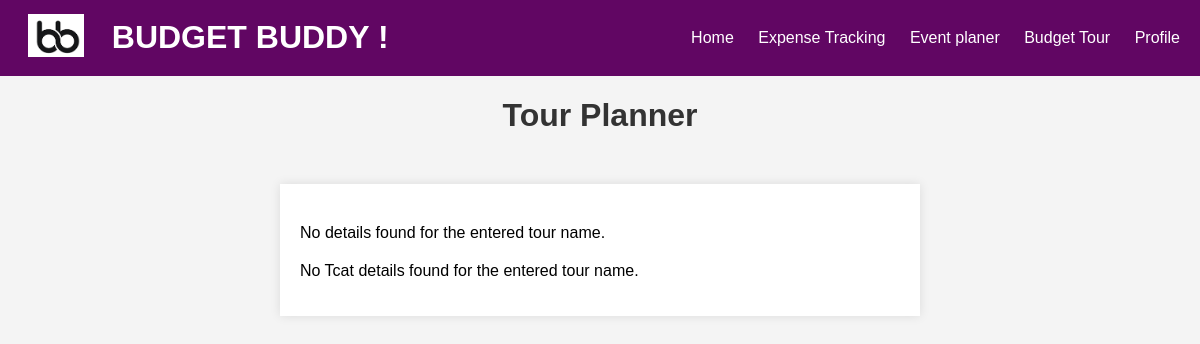
Before: /maintour/btyu1/ with the older database file.
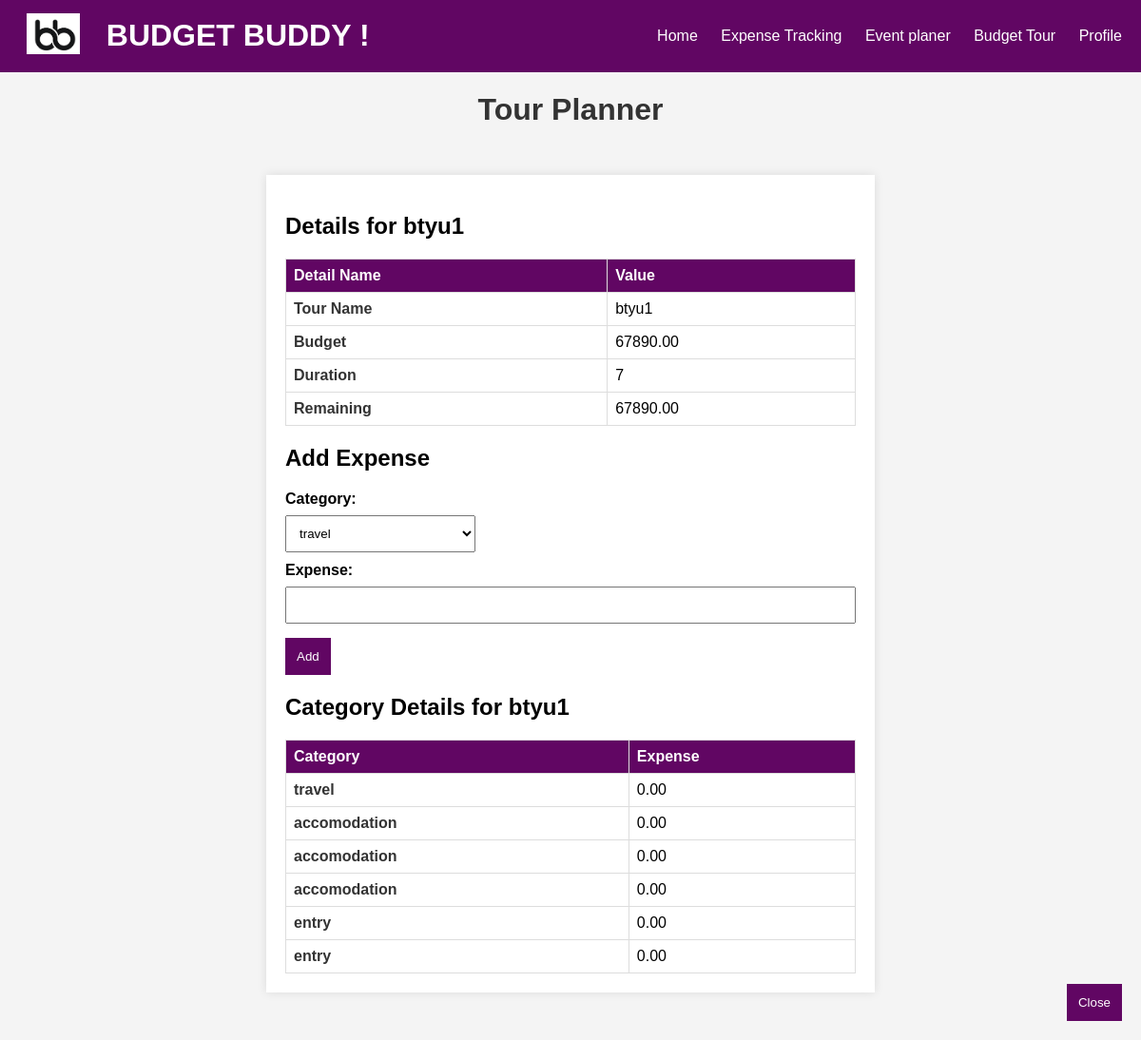
After: the same page with the newer database file.
### expenses/models.py (models this page shows, shortened)
class TDetails(models.Model):
    tour_name = models.CharField(max_length=100,primary_key=True)
    budget = models.DecimalField(max_digits=10,decimal_places=2)
    duration = models.IntegerField()
    user = models.ForeignKey(User, on_delete=models.CASCADE)
    status = models.IntegerField(default=0)
    remaining = models.DecimalField(max_digits=10,decimal_places=2,default=0)

class Tcat(models.Model):
    tour_name = models.CharField(max_length=100)
    category = models.CharField(max_length=100)
    expense = models.DecimalField(max_digits=10, decimal_places=2, default=0)

### expenses/views.py (the view, shortened to what this page needs)
# urls.py: path('maintour/<str:tour_name>/', views.maintour, name='maintour'),
def maintour(request, tour_name):
    try:
        tour_details = TDetails.objects.get(tour_name=tour_name)
        tcat_details = Tcat.objects.filter(tour_name=tour_name)
    except TDetails.DoesNotExist:
        tour_details = None
        tcat_details = None
    return render(request, 'maintour.html', {'tour_details': tour_details, 'tcat_details': tcat_details})

### expenses/templates/maintour.html (shortened to what this page needs)
<!DOCTYPE html>
<html lang="en">
<head>
</head>
<body>
    {% include 'header.html' %}
    <h1>Tour Planner</h1>
    <div class="tour-planner">
        <div class="result-section">
        {% if tour_details %}
        <h2>Details for {{ tour_details.tour_name }}</h2>
        <table>
            <tr>
                <th>Detail Name</th>
                <th>Value</th>
            </tr>
            <tr>
                <td><span>Tour Name</span></td>
                <td>{{ tour_details.tour_name }}</td>
            </tr>
            <tr>
                <td><span>Budget</span></td>
                <td>{{ tour_details.budget }}</td>
            </tr>
            <tr>
                <td><span>Duration</span></td>
                <td>{{ tour_details.duration }}</td>
            </tr>
            <tr>
                <td><span>Remaining</span></td>
                <td>{{ tour_details.remaining }}</td>
            </tr>
        </table>
        {% else %}
            <p>No details found for the entered tour name.</p>
        {% endif %}
        </div>
        <div class="tcat-section">
        {% if tcat_details %}
        {% if tour_details.status == 0 %}
        <h2>Add Expense</h2>
        <form id="add-expense-form" method="post" action="{% url 'maintour' tour_name=tour_details.tour_name %}">
            <label for="category">Category:</label>
            <select name="category" id="category" style="width: 200px; padding:10px;">
                {% for tcat in tcat_details %}
                    <option value="{{ tcat.category }}">{{ tcat.category }}</option>
                {% endfor %}
            </select>
            <label for="expense" style=" padding-top:10px;">Expense:</label>
            <input type="number" name="expense" id="expense" step="0.01">
            <button type="submit">Add</button>
        </form>
        {% endif %}
            <h2>Category Details for {{ tour_details.tour_name }}</h2>
            <table>
                <tr>
                    <th>Category</th>
                    <th>Expense</th>
                </tr>
                {% for tcat in tcat_details %}
                    <tr>
                        <td><span>{{ tcat.category }}</span></td>
                        <td>{{ tcat.expense }}</td>
                    </tr>
                {% endfor %}
            </table>
        {% else %}
            <p>No Tcat details found for the entered tour name.</p>
        {% endif %}
        </div>
    </div>
    {% if tour_details.status == 0 %}
    <form method="post" action="{% url 'update_status' tour_name=tour_details.tour_name %}" class="close-button">
        <button type="submit">Close</button>
    </form>
    {% endif %}
</body>
</html>

### expenses/templates/header.html (shortened to what this page needs)
<!DOCTYPE html>
<html lang="en">
<head>
</head>
<body>
    {% load static %}
    <header class="header">
        <div class="logo-and-name">
            <div class="logo">
                <img src="{% static 'images/logo.png' %}" alt="Logo" class="logo-image">
            </div>
            <div class="project-name">
                <h1>BUDGET BUDDY {{ request.user.username }}!</h1>
            </div>
        </div>
        <nav class="nav-links">
            <ul>
                <li><a href="{% url 'home' %}">Home</a></li>
                <li><a href="{% url 'expense' %}">Expense Tracking</a></li>
                <li><a href="{% url 'eventhome' %}">Event planer</a></li>
                <li><a href="{% url 'hometour' %}">Budget Tour</a></li>
                <li><a href="{% url 'profile' %}">Profile</a></li>
            </ul>
        </nav>
    </header>
</body>
</html>

### expenses/templates/maintour.html (style rules this page uses)
body { font-family: 'Arial', sans-serif; background-color: #f4f4f4; margin: 0; padding: 0; }
.tour-planner { max-width: 600px; margin: 50px auto; padding: 20px; background-color: #fff; box-shadow: 0 0 10px rgba(0, 0, 0, 0.1); }
h1 { text-align: center; color: #333; }
label { display: block; margin-bottom: 8px; font-weight: bold; }
input { width: 100%; padding: 10px; margin-bottom: 15px; box-sizing: border-box; }
button { background-color: #610663; color: #fff; cursor: pointer; border: none; padding: 12px; }
.result-section,.tcat-section { margin-top: 20px; }
table { width: 100%; border-collapse: collapse; margin-top: 10px; }
th, td { border: 1px solid #ddd; padding: 8px; text-align: left; }
th { background-color: #610663; color: white; }
span { font-weight: bold; color: #333; }
.close-button { position: fixed; bottom: 20px; right: 20px; }

### expenses/templates/header.html (style rules this page uses)
body { font-family: 'Arial', sans-serif; background-size: cover; background-position: center; margin: 0; padding: 0; }
.header { height: 2cm; display: flex; justify-content: space-between; align-items: center; padding: 0 20px; background-color: #610663; }
.logo-and-name { display: flex; align-items: center; }
.logo { margin-right: 20px; }
.project-name h1 { color: white; margin: 0; }
.nav-links ul { list-style: none; margin: 0; padding: 0; }
.nav-links li { display: inline-block; margin-right: 20px; }
.nav-links li:last-child { margin-right: 0; }
.nav-links a { color: white; text-decoration: none; }
.logo-image { width: 1.5cm; height: auto; padding: 0.2cm; }

Changed rows visible on the page:
added TDetails: tour_name "btyu1", budget "67890.00", duration "7", remaining "67890.00"
added Tcat: category "travel", expense "0.00"
added Tcat: category "accomodation", expense "0.00"
added Tcat: category "accomodation", expense "0.00"
added Tcat: category "accomodation", expense "0.00"
added Tcat: category "entry", expense "0.00"
added Tcat: category "entry", expense "0.00"
Other visible differences:
form field category: (not shown) → "travel"
text no longer shown: "No details found for the entered tour name. No Tcat details found for the entered tour name."
text now shown: "Details for Detail Name Value Tour Name Budget Duration Remaining Add Expense Category: Expense: Add Category Details for Category Expense Close"
